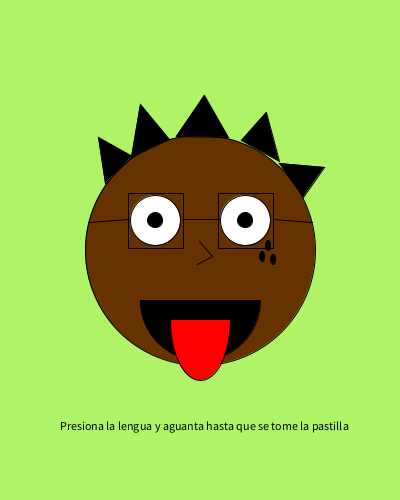
Frame 1 (no input)
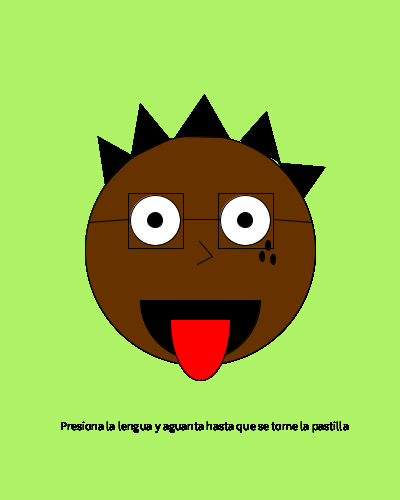
Frame 60 (the mouse pressed at the canvas centre just before this capture)
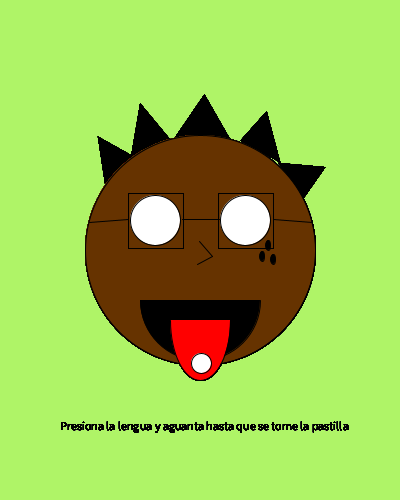
Frame 120 (the mouse held since frame 60 and released just before this capture)

The Processing sketch that drew these frames (run headless with seeded random() and noise(); from frame 60 on, the mouse is pressed at the canvas centre):

// Processing sketch: processing_120891
// ── processing_120891.pde

int x = 0;

void setup() {
size(400,500);
background(#AFF467);
}
void draw() {
fill(#663300);
ellipse(200,250,230,230);
fill(255,255,255);
ellipse(155,220,50,50);
fill(255,255,255);
ellipse(245,220,50,50); 
//ojos
if(x == 0 && x < 70){
fill(0,0,0);
ellipse(245,220,15,15);
ellipse(155,220,15,15);
}
//boca y lengua
fill(0,0,0);
arc(200,300,120,120,0,PI);
fill(255,0,0);
arc(200,320,60,120,0,PI);

//animacion pelo y ojos
if(x == 0){
fill(#000000);
triangle(105,183,132,156,98,137);
fill(#000000);
triangle(131,157,169,139,140,104);
fill(#000000);
triangle(176,136,228,137,204,95);
fill(#000000);
triangle(241,140,279,161,266,112);
fill(#000000);
triangle(279,163,303,197,324,167);
}else if(x > 70){
fill(#000000);
triangle(random(85,125),random(163,203),random(112,152),random(136,176),random(78,118),random(117,157));
fill(#000000);
triangle(random(111,151),random(137,177),random(149,189),random(119,159),random(120,160),random(84,124));
fill(#000000);
triangle(random(156,196),random(116,156),random(208,248),random(117,157),random(184,224),random(75,115));
fill(#000000);
triangle(random(221,261),random(120,160),random(259,299),random(141,181),random(246,286),random(92,132));
fill(#000000);
triangle(random(259,299),random(143,183),random(283,323),random(177,217),random(304,344),random(147,187));
fill(0,0,0); 
ellipse(245,220,random(5,20),random(5,20));  
fill(0,0,0);
ellipse(155,220,random(5,20),random(5,20)); 
}
if(mousePressed){
x= x+1;
}
fill(#000000);
line(199,241,212,256);
line(212,256,197,264);
noFill();
rect(128, 193, 55, 55);
rect(218, 193, 55, 55);
line(89,222,128,219);
line(182,219,219,219);
line(273,219,312,222);
fill(#000000);
ellipse(268,245,5,10);
ellipse(262,256,5,10);
ellipse(273,259,5,10);

println(mouseX+","+mouseY);
fill(255,255,255);
  if(mousePressed && x < 70){
  ellipse(201,363,20,20); 
  }
  
fill(0,0,0);
text("Presiona la lengua y aguanta hasta que se tome la pastilla",60,430);

}

void mousePressed(){

}
void mouseReleased(){
}
